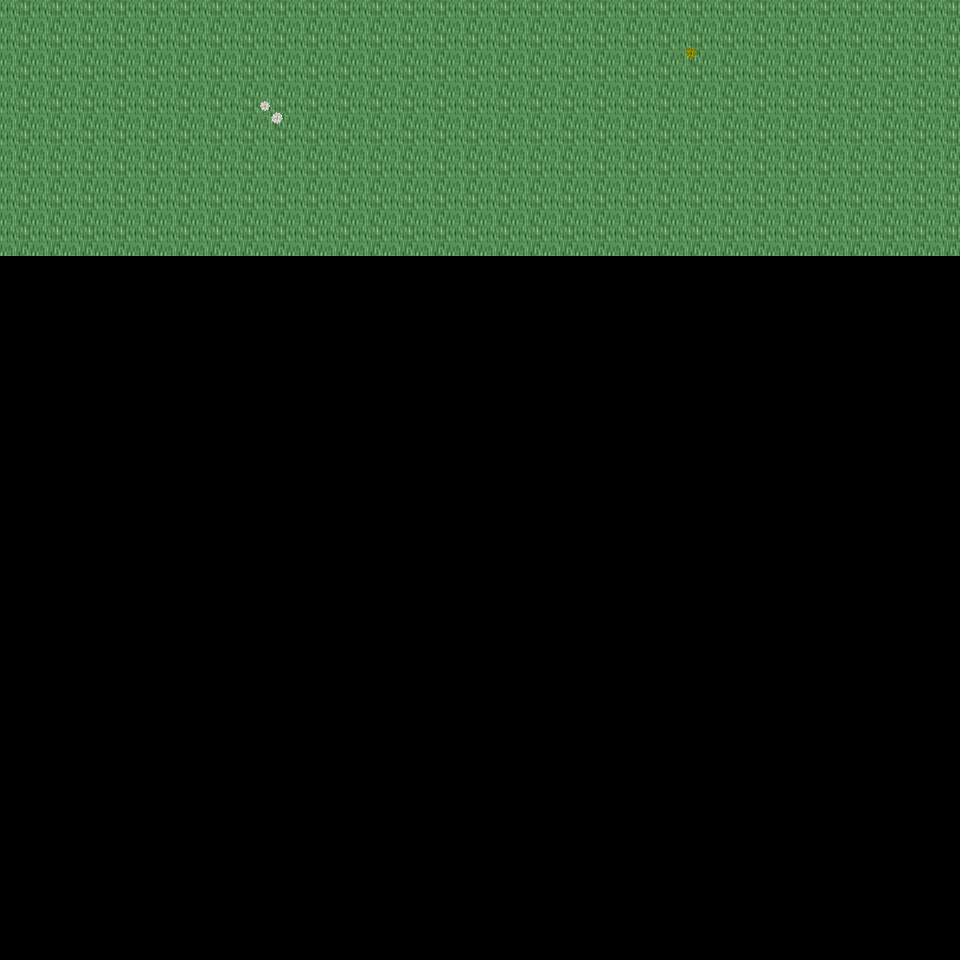

This is a level from a 2D game, rendered from its Tiled map with the project's own tilesets. A one-line summary and the map file follow, with tile-layer data summarised:
An orthogonal 30x30 tile map with 32x32 px tiles, 6 tile layers (Ground, Object, Object2, Above, ...), 25 tilesets and 2 objects (2x mapExit).

<map version="1.0" orientation="orthogonal" renderorder="right-down" width="30" height="30" tilewidth="32" tileheight="32" nextobjectid="3">
  <tileset firstgid="1" name="tileset_logic_collision" tilewidth="32" tileheight="32" tilecount="1" columns="1">
    <image source="../drawable/tileset_logic_collision.png" width="32" height="32" />
  </tileset>
  <tileset firstgid="2" name="tileset_ground_ridge_earth_pale" tilewidth="32" tileheight="32" tilecount="96" columns="12">
    <image source="../drawable/tileset_ground_ridge_earth_pale.png" width="384" height="256" />
  </tileset>
  <tileset firstgid="98" name="tileset_ground_ridge_earth_dark" tilewidth="32" tileheight="32" tilecount="96" columns="12">
    <image source="../drawable/tileset_ground_ridge_earth_dark.png" width="384" height="256" />
  </tileset>
  <tileset firstgid="194" name="tileset_ground_ground" tilewidth="32" tileheight="32" tilecount="33" columns="3">
    <image source="../drawable/tileset_ground_ground.png" width="96" height="352" />
  </tileset>
  <tileset firstgid="227" name="tileset_plant_stump_small_stump" tilewidth="32" tileheight="32" tilecount="4" columns="2">
    <image source="../drawable/tileset_plant_stump_small_stump.png" width="64" height="64" />
  </tileset>
  <tileset firstgid="231" name="tileset_plant_tree_fall_trees" tilewidth="32" tileheight="32" tilecount="40" columns="8">
    <image source="../drawable/tileset_plant_tree_fall_trees.png" width="256" height="160" />
  </tileset>
  <tileset firstgid="271" name="tileset_plant_tree_pine_tree" tilewidth="32" tileheight="32" tilecount="20" columns="4">
    <image source="../drawable/tileset_plant_tree_pine_tree.png" width="128" height="160" />
  </tileset>
  <tileset firstgid="291" name="tileset_plant_tree_tree_darkgreen" tilewidth="32" tileheight="32" tilecount="88" columns="8">
    <image source="../drawable/tileset_plant_tree_tree_darkgreen.png" width="256" height="352" />
  </tileset>
  <tileset firstgid="379" name="tileset_plant_leaves" tilewidth="32" tileheight="32" tilecount="8" columns="4">
    <image source="../drawable/tileset_plant_leaves.png" width="128" height="64" />
  </tileset>
  <tileset firstgid="387" name="tileset_plant_flower_daisy_blue" tilewidth="32" tileheight="32" tilecount="8" columns="2">
    <image source="../drawable/tileset_plant_flower_daisy_blue.png" width="64" height="128" />
  </tileset>
  <tileset firstgid="395" name="tileset_plant_flower_daisy_red" tilewidth="32" tileheight="32" tilecount="8" columns="2">
    <image source="../drawable/tileset_plant_flower_daisy_red.png" width="64" height="128" />
  </tileset>
  <tileset firstgid="403" name="tileset_plant_flower_daisy_white" tilewidth="32" tileheight="32" tilecount="8" columns="2">
    <image source="../drawable/tileset_plant_flower_daisy_white.png" width="64" height="128" />
  </tileset>
  <tileset firstgid="411" name="tileset_plant_flower_daisy_yellow" tilewidth="32" tileheight="32" tilecount="8" columns="2">
    <image source="../drawable/tileset_plant_flower_daisy_yellow.png" width="64" height="128" />
  </tileset>
  <tileset firstgid="419" name="tileset_ground_grass_corners" tilewidth="32" tileheight="32" tilecount="24" columns="6">
    <image source="../drawable/tileset_ground_grass_corners.png" width="192" height="128" />
  </tileset>
  <tileset firstgid="443" name="tileset_ground_grass_edges" tilewidth="32" tileheight="32" tilecount="36" columns="12">
    <image source="../drawable/tileset_ground_grass_edges.png" width="384" height="96" />
  </tileset>
  <tileset firstgid="479" name="tileset_ground_rock_pebbles" tilewidth="32" tileheight="32" tilecount="3" columns="1">
    <image source="../drawable/tileset_ground_rock_pebbles.png" width="32" height="96" />
  </tileset>
  <tileset firstgid="482" name="tileset_logic_portal" tilewidth="32" tileheight="32" tilecount="24" columns="8">
    <image source="../drawable/tileset_logic_portal.png" width="256" height="96" />
  </tileset>
  <tileset firstgid="506" name="tileset_logic_creature_ent" tilewidth="32" tileheight="32" tilecount="4" columns="4">
    <image source="../drawable/tileset_logic_creature_ent.png" width="128" height="32" />
  </tileset>
  <tileset firstgid="510" name="tileset_logic_creature_animal" tilewidth="32" tileheight="32" tilecount="32" columns="8">
    <image source="../drawable/tileset_logic_creature_animal.png" width="256" height="128" />
  </tileset>
  <tileset firstgid="542" name="tileset_logic_creature_human_evil" tilewidth="32" tileheight="32" tilecount="16" columns="8">
    <image source="../drawable/tileset_logic_creature_human_evil.png" width="256" height="64" />
  </tileset>
  <tileset firstgid="558" name="tileset_terrain_grassland" tilewidth="32" tileheight="32" tilecount="88" columns="8">
    <image source="../drawable/tileset_terrain_grassland.png" width="256" height="352" />
  </tileset>
  <tileset firstgid="646" name="tileset_terrain_cave_opening" tilewidth="32" tileheight="32" tilecount="12" columns="3">
    <image source="../drawable/tileset_terrain_cave_opening.png" width="96" height="128" />
  </tileset>
  <tileset firstgid="658" name="tileset_ground_ladder_vertical_dark" tilewidth="32" tileheight="32" tilecount="3" columns="3">
    <image source="../drawable/tileset_ground_ladder_vertical_dark.png" width="96" height="32" />
  </tileset>
  <tileset firstgid="661" name="tileset_plant_flower_flowers_mixed" tilewidth="32" tileheight="32" tilecount="16" columns="4">
    <image source="../drawable/tileset_plant_flower_flowers_mixed.png" width="128" height="128" />
  </tileset>
  <tileset firstgid="677" name="tileset_logic_creature_reptile" tilewidth="32" tileheight="32" tilecount="7" columns="7">
    <image source="../drawable/tileset_logic_creature_reptile.png" width="224" height="32" />
  </tileset>
  <layer name="Ground" width="30" height="30">
    <data>[900 cells, 240 non-empty, 1 distinct tile ids]</data>
  </layer>
  <layer name="Object" width="30" height="30">
    <data>[900 cells, 2 non-empty, 2 distinct tile ids]</data>
  </layer>
  <layer name="Object2" width="30" height="30">
    <data>[900 cells, 0 non-empty, 0 distinct tile ids]</data>
  </layer>
  <layer name="Above" width="30" height="30">
    <data>[900 cells, 0 non-empty, 0 distinct tile ids]</data>
  </layer>
  <layer name="Above2" width="30" height="30">
    <data>[900 cells, 0 non-empty, 0 distinct tile ids]</data>
  </layer>
  <layer name="Walkable" width="30" height="30">
    <data>[900 cells, 0 non-empty, 0 distinct tile ids]</data>
  </layer>
  <objectgroup name="MapEvents">
    <object id="1" name="north" type="mapExit" x="0" y="0" width="960" height="32">
      <properties>
        <property name="map" value="level_0_x51_y28" />
        <property name="x" value="0" />
        <property name="y" value="28" />
      </properties>
    </object>
    <object id="2" name="east" type="mapExit" x="928" y="0" width="32" height="960">
      <properties>
        <property name="map" value="level_0_x52_y29" />
        <property name="x" value="1" />
        <property name="y" value="0" />
      </properties>
    </object>
  </objectgroup>
</map>
